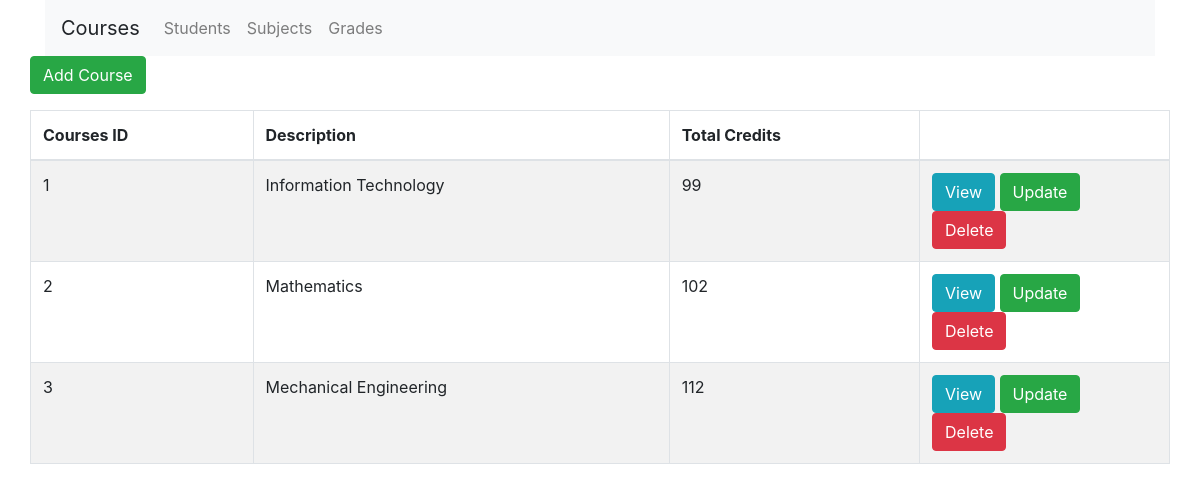
Screenshot of /courses/index.php with the database file from the repository.
### tables this page shows
CREATE TABLE `course` (
  `course_id` int(255) NOT NULL,
  `name` varchar(255) NOT NULL,
  `total_credits` int(10) NOT NULL
);

### courses/index.php (the view, shortened to what this page needs)
<!DOCTYPE html>
<html lang="en">
<head>
    <link rel="stylesheet" href="https://stackpath.bootstrapcdn.com/bootstrap/4.1.3/css/bootstrap.min.css">
    <link   href="../css/bootstrap.min.css" rel="stylesheet">
    </head>
<body>
    <div class="container">
    <nav class="navbar navbar-expand-lg navbar-light bg-light">
              <a class="navbar-brand">Courses</a>
              <div class="collapse navbar-collapse" id="navbarSupportedContent">
                <ul class="navbar-nav mr-auto">
                  <li class="nav-item">
                    <a class="nav-link" href="../index.php">Students</a>
                  </li>
                  <li class="nav-item">
                    <a class="nav-link" href="../subjects/index.php">Subjects</a>
                  </li><li class="nav-item">
                    <a class="nav-link" href="../grades/index.php">Grades</a>
                  </li>
                </ul>
              </div>
            </nav>
            <div class="row">
              <p>
                    <a href="create.php" class="btn btn-success">Add Course</a>
                </p>
                <table class="table table-striped table-bordered">
                  <thead>
                    <tr>
                    <th>Courses ID</th>
                      <th>Description</th>
                      <th>Total Credits</th>
                      <th></th>
                    </tr>
                  </thead>
                  <tbody>
                  <?php
                   $pdo = Database::connect();
                   $sql = 'SELECT * FROM course ORDER BY course_id ASC';
                   foreach ($pdo->query($sql) as $row) {
                            echo '<tr>';
                            echo '<td>'. $row['course_id'] . '</td>';
                            echo '<td>'. $row['name'] . '</td>';
                            echo '<td>'. $row['total_credits'] . '</td>';
                            echo '<td width=250>';
                            echo '<a class="btn btn-info" href="read.php?id='.$row['course_id'].'">View</a>';
                            echo '<a class="btn btn-success" href="students/update.php?id='.$row['course_id'].'">Update</a>';
                            echo '<a class="btn btn-danger" href="students/delete.php?id='.$row['course_id'].'">Delete</a>';
                            echo '</td>';
                            echo '</tr>';
                   }
                  ?>
                  </tbody>
        </div>
    </div>
  </body>
</html>

### rows the page displays
course: course_id "1", name "Information Technology", total_credits "99"
course: course_id "2", name "Mathematics", total_credits "102"
course: course_id "3", name "Mechanical Engineering", total_credits "112"
